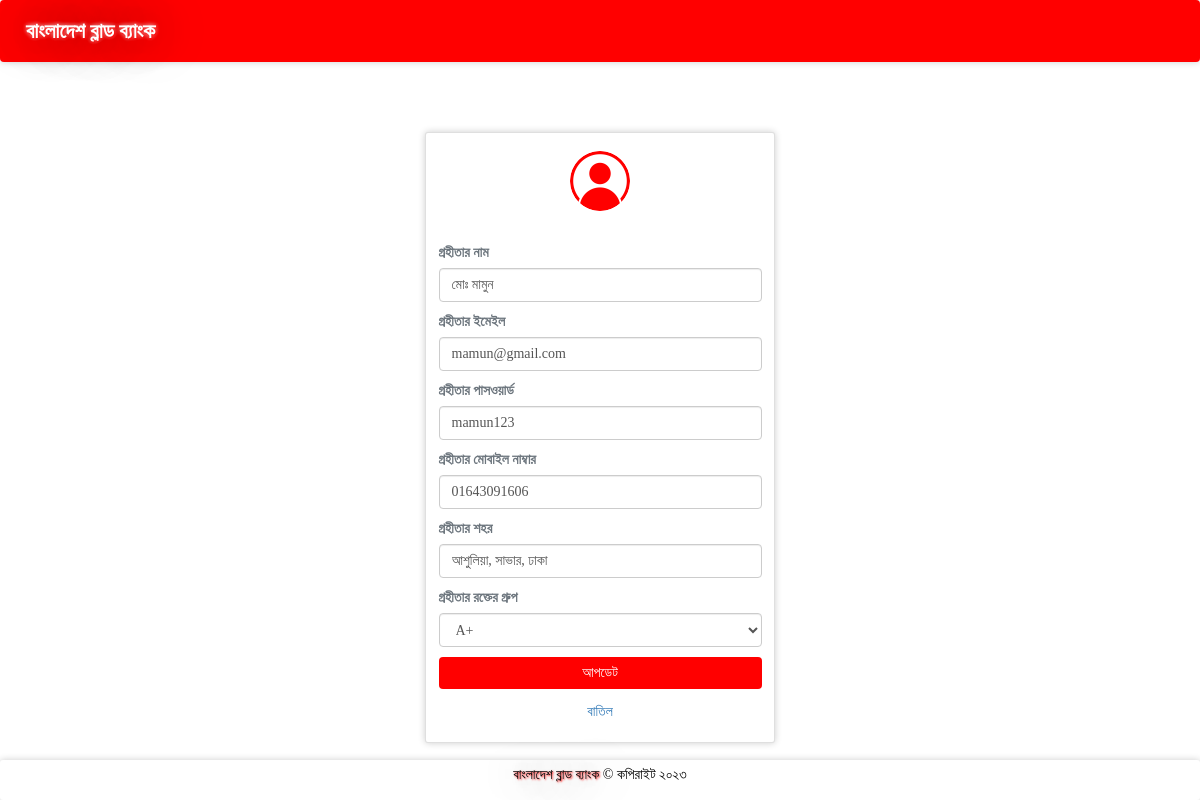
The page /rprofile.php (signed in) on the database its author committed.
### tables this page shows
CREATE TABLE `receivers` (
  `id` int(11) NOT NULL,
  `rname` varchar(100) NOT NULL,
  `remail` varchar(100) NOT NULL,
  `rpassword` varchar(100) NOT NULL,
  `rphone` varchar(100) NOT NULL,
  `rbg` varchar(10) NOT NULL,
  `rcity` varchar(100) NOT NULL
);

### rprofile.php (the view, shortened to what this page needs)
<?php
require 'file/connection.php';
if(!isset($_SESSION['rid']))
{
  header('location:login.php');
}
else {
	if(isset($_SESSION['rid'])){
		$id=$_SESSION['rid'];
		$sql = "SELECT * FROM receivers WHERE id='$id'";
		$result = mysqli_query($conn, $sql);
		$row = mysqli_fetch_array($result);
	}
}
?>
<!DOCTYPE html>
<html>
<?php require 'head.php';?>
<body>
	<?php require 'header.php'; ?>
	<div class="container cont">
		<div class="row justify-content-center">
			<div class="col-lg-4 col-md-6 col-sm-8 mb-5">
				<div class="card">
					<div class="media justify-content-center mt-1">
						<img src="image/user.png" alt="profile" class="rounded-circle" width="60" height="60" style="margin-top: 15px;">
					</div>
					<div class="card-body">
					   <form action="file/updateprofile.php" method="post">
					   	<label class="text-muted font-weight-bold" class="text-muted font-weight-bold">গ্রহীতার নাম</label>
						<input type="text" name="rname" value="<?php echo $row['rname']; ?>" class="form-control mb-3">
						<label class="text-muted font-weight-bold" class="text-muted font-weight-bold">গ্রহীতার ইমেইল</label>
						<input type="email" name="remail" value="<?php echo $row['remail']; ?>" class="form-control mb-3">
						<label class="text-muted font-weight-bold" class="text-muted font-weight-bold">গ্রহীতার পাসওয়ার্ড</label>
						<input type="text" name="rpassword" value="<?php echo $row['rpassword']; ?>" class="form-control mb-3">
						<label class="text-muted font-weight-bold" class="text-muted font-weight-bold">গ্রহীতার মোবাইল নাম্বার</label>
						<input type="text" name="rphone" value="<?php echo $row['rphone']; ?>" class="form-control mb-3">
						<label class="text-muted font-weight-bold" class="text-muted font-weight-bold">গ্রহীতার শহর</label>
						<input type="text" name="rcity" value="<?php echo $row['rcity']; ?>" class="form-control mb-3">
						<label class="text-muted font-weight-bold" class="text-muted font-weight-bold">গ্রহীতার রক্তের গ্রুপ</label>
						<select class="form-control mb-3" name="bg" required>
                             <option selected><?php echo $row['rbg']; ?></option>
                        </select>
						<input type="submit" name="update" class="btn btn-block btn-primary" style="background-color: red; border:0px" value="আপডেট">
					   </form>
					</div>
					<a href="Userpage.php" class="text-center">বাতিল</a><br>
				</div>
			</div>
		</div>
	</div>
	<?php require 'footer.php'; ?>
</body>
</html>

### css/style.css (style rules this page uses)
.cont { padding-top: 40px; text-align: justify; font-size: 1em; }
.card ,nav, .footer,tr,video { border-radius: 3px; transition: all 200ms ease-out; box-shadow: 0px 0px 7px rgba(0, 0, 0, 0.2); }
.rounded-circle { margin-top: -2.5px; }
form { padding-top: 20px; }
a:link { text-decoration: none; }

### rprofile.php (style rules this page uses)
body { font-family: Li Ador Noirrit; background: white; background-size: cover; min-height: 0; height: 800px; }

### rows shown on the page
receivers: rname "মোঃ মামুন", remail "mamun@gmail.com", rpassword "mamun123", rphone "01643091606", rcity "আশুলিয়া, সাভার, ঢাকা", bg "A+"
